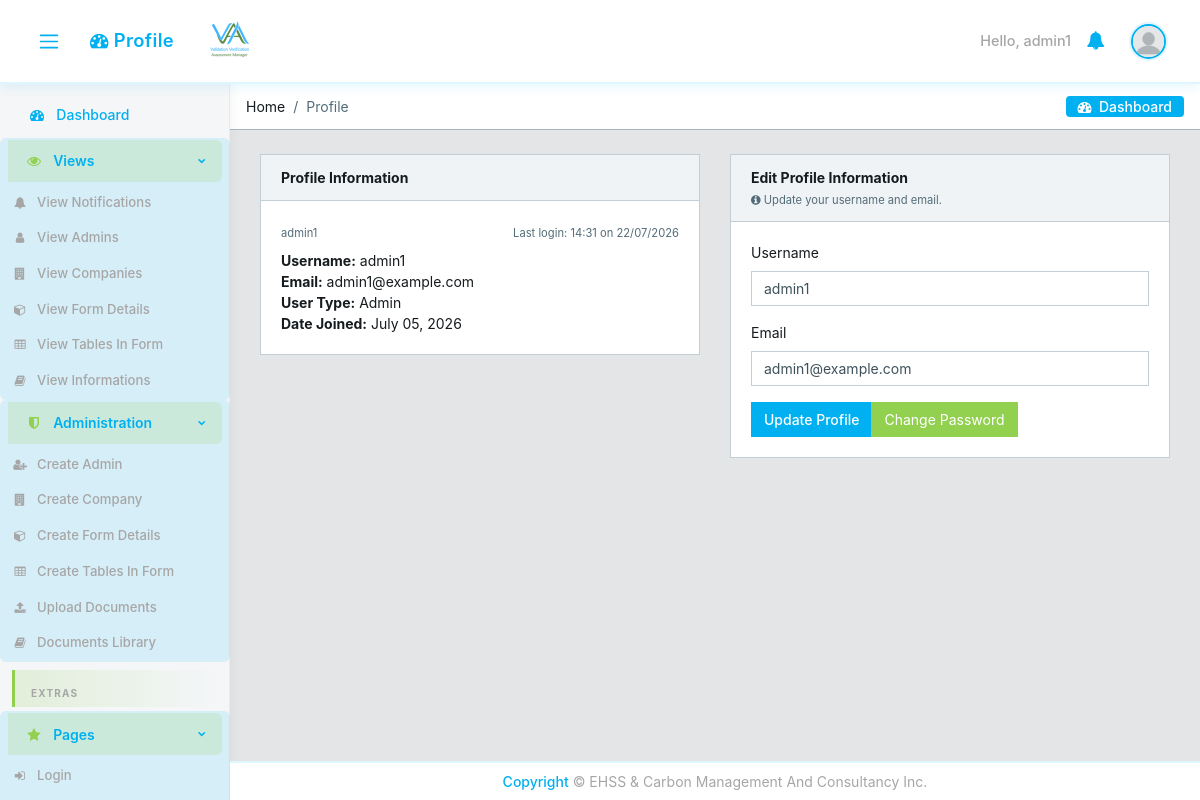
/users/profile (signed in), run on an earlier commit of the app's database.
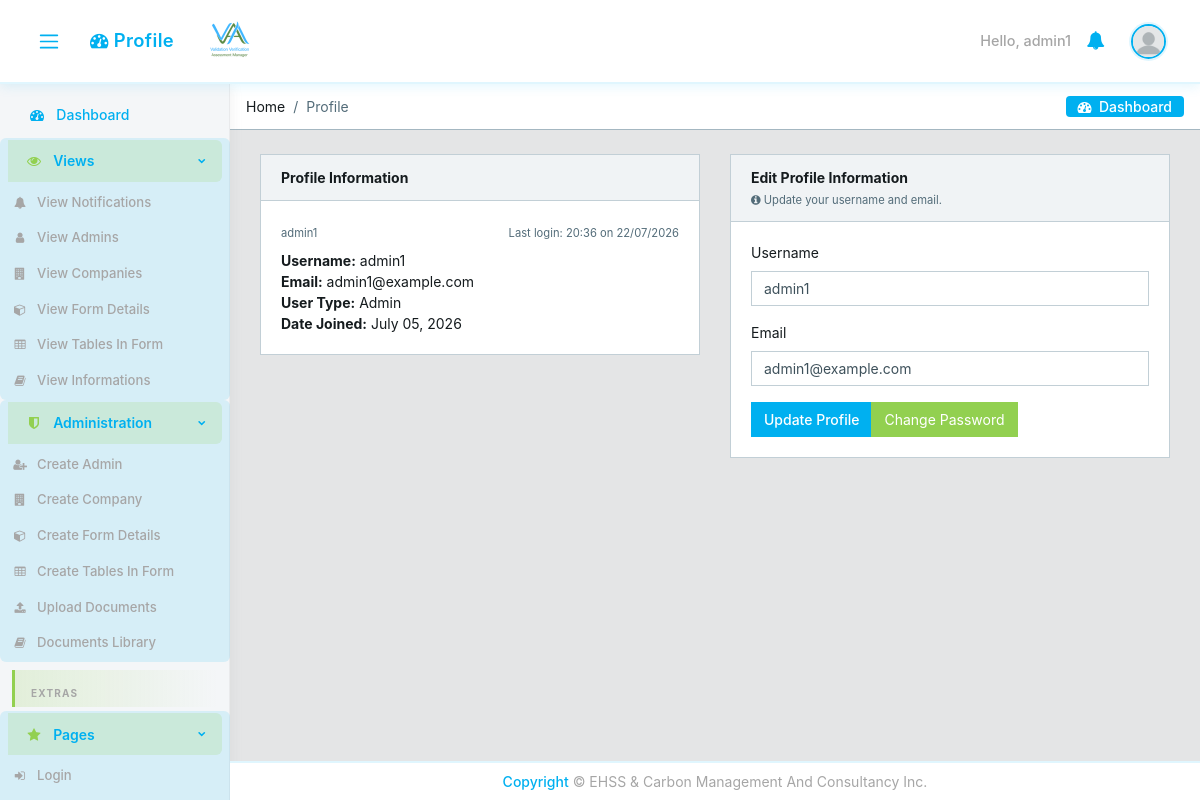
And on a later commit of the database.
### core/models.py (models this page shows, shortened)
class CustomUser(AbstractUser):
    email = models.EmailField(unique=True)
    user_type = models.CharField(max_length=15, choices=USER_TYPE_CHOICES)
    user_role = models.CharField(
        max_length=30, choices=USER_ROLE_CHOICES, blank=True, verbose_name='User Role',
    )
    designation = models.CharField(max_length=100, blank=True, null=True)
    position_title = models.CharField(max_length=150, blank=True, verbose_name='Position Title')
    contact_number = models.CharField(max_length=20, blank=True, null=True)
    cv = models.FileField(upload_to='core/cvs/', blank=True, null=True)
    company = models.ForeignKey(
        'Company', on_delete=models.SET_NULL, null=True, blank=True,
        related_name='managers'
    )
    created_by = models.ForeignKey(
        'self', on_delete=models.SET_NULL, null=True, blank=True,
        related_name='created_users'
    )
    created_date = models.DateField(auto_now_add=True)
    created_time = models.TimeField(auto_now_add=True)
    under_supervision = models.ForeignKey(
        'self', on_delete=models.SET_NULL, null=True, blank=True,
        related_name='supervised_users'
    )
    avatar = models.ImageField(upload_to='core/avatar', blank=True)
    @property
    def avatar_url(self):
        if self.avatar:
            try:
                return self.avatar.url
            except ValueError:
                pass
        return static('core/img/avatar/blank_profile.png')

### core/views.py (the view, shortened to what this page needs)
# urls.py: path('users/profile', views.ProfileView.as_view(), name='profile'),
class ProfileView(LoginRequiredMixin, View):
    def _profile_form(self, user, data=None):
        if user.user_type == 'admin':
            form_class = AdminSelfProfileForm
        else:
            form_class = UserProfileEditForm
        if data is None:
            return form_class(instance=user)
        return form_class(data, instance=user)
    def get(self, request):
        user = request.user
        return render(request, 'core/profile.html', {
            'form': self._profile_form(user),
            'is_admin_profile': user.user_type == 'admin',
        })

### core/forms.py (shortened to what this page needs)
class AdminSelfProfileForm(forms.ModelForm):
    class Meta:
        model = CustomUser
        fields = ['username', 'email']
        widgets = {
            'username': forms.TextInput(attrs={'class': 'form-control'}),
            'email': forms.EmailInput(attrs={'class': 'form-control'}),
        }

### core/context_processors.py (called while the page is built)
def logged_user_processor(request):
    if request.user.is_authenticated:
        return {'logged_user': request.user}
    return {'logged_user': None}

def _fetch_unread_notifications(user):
    return list(
        Notification.objects.filter(recipient_id=user.pk, read=False)
        .only('pk', 'message', 'created_at', 'read', 'link')
        .order_by('-created_at')[:10]
    )

def _notification_cache_key(user_pk):
    return f'unread_notifications_{user_pk}'

def static_version_processor(request):
    return {
        'STATIC_VERSION': getattr(settings, 'STATIC_VERSION', '1'),
        'IS_DEV': settings.DEBUG,
    }

### core/templates/core/profile.html (shortened to what the changed rows need)
{% extends 'core/base.html' %}
{% load static %}
{% block content %}
<div class="container-fluid">
  <div id="ui-view" style="opacity: 1;"><div class="animated fadeIn">
        <div class="row">
            <div class="col-12">
                <div class="row">
                    <div class="col-12 col-md-6">
                        <div class="card">
                            <div class="card-body">
                                <div class="message">
                                    <div>
                                        <small class="text-muted">
                                            {% if is_admin_profile %}{{ logged_user.username }}{% else %}{{ logged_user.get_full_name|default:logged_user.username }}{% endif %}
                                        </small>
                                        {% if logged_user.last_login %}
                                        <small class="text-muted float-right mt-1">Last login: {{ logged_user.last_login|date:"H:i" }} on {{ logged_user.last_login|date:"d/m/Y" }}</small>
                                        {% endif %}
                                    </div>
                                    <div class="mt-2">
                                        <strong>Username:</strong> {{ logged_user.username }}<br>
                                        <strong>Email:</strong> {{ logged_user.email }}<br>
                                        <strong>User Type:</strong> {{ logged_user.get_user_type_display }}<br>
                                        <strong>Date Joined:</strong> {{ logged_user.date_joined|date:"F d, Y" }}
                                    </div>
                                </div>
                            </div>
                        </div>
                    </div>
                    <div class="col-12 col-md-6">
                        <div class="card">
                            <div class="card-body">
                                <form method="post">
                                    {% if form.username %}
                                    <div class="form-group">
                                        <label for="{{ form.username.id_for_label }}">Username</label>
                                        {{ form.username }}
                                    </div>
                                    {% endif %}
                                    {% if form.email %}
                                    <div class="form-group">
                                        <label for="{{ form.email.id_for_label }}">Email</label>
                                        {{ form.email }}
                                    </div>
                                    {% endif %}
                                </form>
                            </div>
                        </div>
                    </div>
                </div>
            </div>
        </div>
    </div>
</div>
{% endblock %}

### core/templates/core/base.html (shortened to what the changed rows need)
{% load static %}
<!DOCTYPE html>
<html lang="en">
<head>
  <link rel="stylesheet" href="{% static 'core/css/font-awesome.min.css' %}?v={{ STATIC_VERSION }}">
  <link rel="stylesheet" href="{% static 'core/css/fa5-compat.css' %}?v={{ STATIC_VERSION }}">
  <link href="{% static 'core/css/style.min.css' %}?v={{ STATIC_VERSION }}" rel="stylesheet">
  <link href="{% static 'core/css/estilo.css' %}?v={{ STATIC_VERSION }}" rel="stylesheet">
</head>
{% block body %}
<body class="app header-fixed sidebar-fixed aside-menu-fixed aside-menu-hidden">
  <header class="app-header navbar">
    <ul class="nav navbar-nav ml-auto">
      {% if user.is_authenticated %}
      <li class="text-white">Hello, {{ user.username }}</li>
      {% else %}
      <li class="text-muted">
        <a href="{% url 'core:login' %}">sign in</a>
      </li>
      {% endif %}
      <li class="nav-item dropdown">
        <a class="nav-link" data-toggle="dropdown" href="#" role="button" aria-haspopup="true" aria-expanded="false">
        </a>
      </li>
      <li class="nav-item dropdown">
        <a class="nav-link" data-toggle="dropdown" href="#" role="button" aria-haspopup="true" aria-expanded="false">
        </a>
      </li>
    </ul>
  </header>
  <div class="app-body">
    <main class="main" id="app-main">
{% block content %}
{% endblock %}
    </main>
  </div>
</body>
{% endblock body %}
</html>

What changed in the data, as far as the page shows it:
changed CustomUser "admin1": last_login "14:31" → "20:36"
